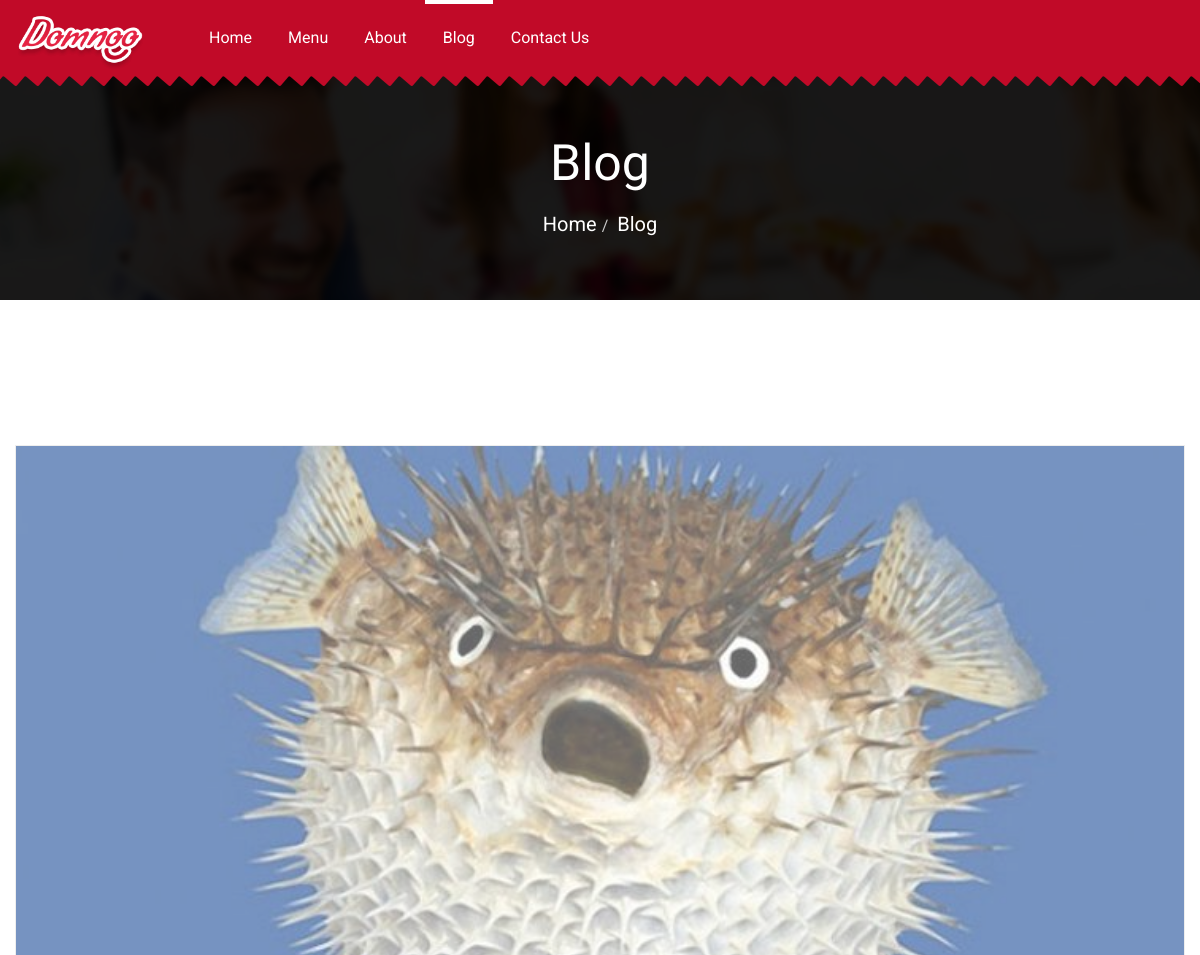
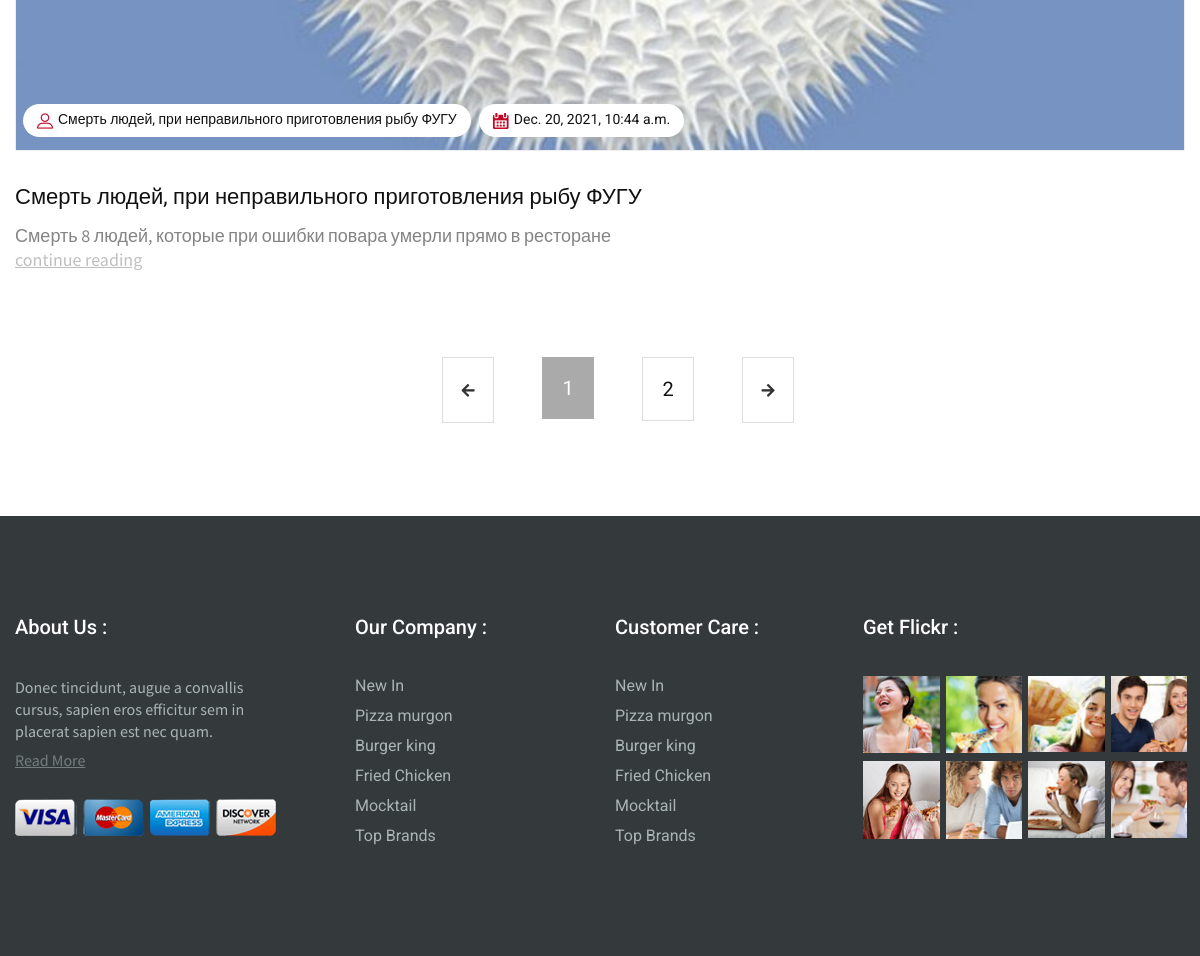
The page /blog/blog/ on the database its author committed (2 pictures, top to bottom).
### blog/models.py (models this page shows, shortened)
class Blog(models.Model):
    title = models.CharField(max_length=255)
    image = models.ImageField(blank=True, upload_to='images/')
    description = models.TextField(blank=True)
    create_at = models.DateTimeField(auto_now_add=True)
    update_at = models.DateTimeField(auto_now=True)

### blog/views.py (the view)
# urls.py: path('blog/', include('blog.urls')),
def blog(request):
    blog = Blog.objects.all()
    category = Category.objects.all()
    comment_blog = Comment_blog.objects.all()
    paginator = Paginator(blog, 1)
    page_request_var = 'page'
    page = request.GET.get(page_request_var)
    try:
        blog = paginator.page(page)
    except PageNotAnInteger:
        blog = paginator.page(1)
    except EmptyPage:
        blog = paginator.page(paginator.num_pages)
    context = {
        'blog': blog,
        'category': category,
        'comment_blog': comment_blog,
        }
    return render(request, 'blog.html', context)

### home/templates/blog.html (shortened to what this page needs)
{% load static %}
<!DOCTYPE html>
<html lang="en">
<head>
    <link rel="stylesheet" href="{% static 'css/bootstrap.min.css' %}">
    <link rel="stylesheet" href="{% static 'css/style.css' %}">
    <link rel="stylesheet" href="{% static 'css/colors.css' %}" id="ui-theme-color">
    <link rel="stylesheet" href="{% static 'css/responsive.css' %}">
</head>
<body>
    <div id="wrapper">
        <header class="new-block main-header">
			<div class="main-nav new-block">
				<div class="container-fluid">
					<div class="row">
						<div class="col-lg-12">
							<div class="logo">
								<a href="{% url 'home' %}"><img src="{% static 'images/logo.png'%}" alt="logo" class="img-responsive"></a>
							</div>
							<nav class="nav">
								<ul class="list-unstyled">
									<li class="drop"><a href="{% url 'home' %}">Home</a></li>
									<li class="drop"><a href="#">Menu</a>
									</li>
									<li><a href="{% url 'about' %}">About</a></li>
									<li class="active"><a href="{% url 'blog' %}">Blog</a></li>
									<li><a href="{% url 'contact' %}">Contact Us</a></li>
								</ul>
							</nav>
						</div>
					</div>
				</div>
			</div>
		</header>
        <section class="page-info new-block">
            <div class="fixed-bg" style="background: url('{% static 'images/info-bg.jpg'%}');"></div>
            <div class="overlay"></div>
            <div class="container">
                <h2>Blog</h2>
                <ol class="breadcrumb">
                    <li class="breadcrumb-item"><a href="{% url 'home' %}">Home</a></li>
                    <li class="breadcrumb-item active"><a href="{% url 'blog' %}">Blog</a></li>
                </ol>
            </div>
        </section>
        <section class="blog-single">
            <div class="container">
                <div class="row">
                    <div class="col-lg-12 col-md-6">
                        <div class="bg-single">
                            {% for rs in blog %}
                            <div class="bg-single-neww">
                                <div class="image-holder">
                                    <div class="holder-new">
                                        <div class="overlay"></div>
                                        <img src="{{ rs.image.url }}" alt="" class="img-responsive" width="900" height="600">
                                    </div>
                                    <ul>
                                        <li><a href="{% url 'blog_detail' rs.id %}"><i class="flaticon-profile"></i>{{ rs.title }}</a></li>
                                        <li><a href="{% url 'blog_detail' rs.id %}"><i class="flaticon-calendar"></i>{{ rs.create_at }}</a></li>
                                    </ul>
                                </div>
                                <div class="image-heading">
                                    <a href="{% url 'blog_detail' rs.id %}"><h2>{{ rs.title }}</h2></a>
                                    <p>{{ rs.description }}<a href="{% url 'blog_detail' rs.id %}"><br>continue reading</a></p>
                                </div>
                            </div>
                                {% endfor %}
                        <div class="col-lg-12 text-center">
                            <div class="blog-pagination pagination-center">
                                {% include 'paginator.html' with page=blog %}
                            </div>
                        </div>
                        </div>
                    </div>
                </div>
            </div>
        </section>
        <footer class="main-footer new-block">
            <div class="container">
                <div class="row">
                    <div class="col-lg-3 col-md-3 col-sm-12 col-xs-12">
                        <div class="footer-head">
                            <h3>About Us :</h3>
                        </div>
                        <div class="footer-content">
                            <p>Donec tincidunt, augue a convallis cursus, sapien eros efficitur sem in placerat sapien est nec quam.</p>
                            <a href="#" class="link">Read More</a>
                            <ul class="list-unstyled card-block">
                                <li><a href="#"><img src="{% static 'images/crt1.png' %}" alt=""></a></li>
                                <li><a href="#"><img src="{% static 'images/crt2.png' %}" alt=""></a></li>
                                <li><a href="#"><img src="{% static 'images/crt3.png' %}" alt=""></a></li>
                                <li><a href="#"><img src="{% static 'images/crt4.png' %}" alt=""></a></li>
                            </ul>
                        </div>
                    </div>
                    <div class="col-lg-3 col-md-3 col-sm-4 col-xs-12">
                        <div class="our-company">
                            <div class="footer-head">
                                <h3>Our Company :</h3>
                            </div>
                            <div class="footer-content">
                                <ul class="list-unstyled">
                                    <li><a href="#">New In</a></li>
                                    <li><a href="#">Pizza murgon</a></li>
                                    <li><a href="#">Burger king</a></li>
                                    <li><a href="#">Fried Chicken</a></li>
                                    <li><a href="#">Mocktail</a></li>
                                    <li><a href="#">Top Brands</a></li>
                                </ul>
                            </div>
                        </div>
                    </div>
                    <div class="col-lg-2 col-md-2 col-sm-4 col-xs-12">
                        <div class="footer-head">
                            <h3>Customer Care :</h3>
                        </div>
                        <div class="footer-content">
                            <ul class="list-unstyled">
                                <li><a href="#">New In</a></li>
                                <li><a href="#">Pizza murgon</a></li>
                                <li><a href="#">Burger king</a></li>
                                <li><a href="#">Fried Chicken</a></li>
                                <li><a href="#">Mocktail</a></li>
                                <li><a href="#">Top Brands</a></li>
                            </ul>
                        </div>
                    </div>
                    <div class="col-lg-4 col-md-4 col-sm-4 col-xs-12">
                        <div class="flickr">
                            <div class="footer-head">
                                <h3>Get Flickr :</h3>
                            </div>
                            <div class="footer-content">
                                <ul class="list-unstyled">
                                    <li><a href="#"><img src="{% static 'images/Layer-12.jpg' %}" alt="" class="img-responsive"></a></li>
                                    <li><a href="#"><img src="{% static 'images/Layer-13.jpg' %}" alt="" class="img-responsive"></a></li>
                                    <li><a href="#"><img src="{% static 'images/Layer-14.jpg' %}" alt="" class="img-responsive"></a></li>
                                    <li><a href="#"><img src="{% static 'images/Layer-15.jpg' %}" alt="" class="img-responsive"></a></li>
                                    <li><a href="#"><img src="{% static 'images/Layer-16.png' %}" alt="" class="img-responsive"></a></li>
                                    <li><a href="#"><img src="{% static 'images/Layer-17.jpg' %}" alt="" class="img-responsive"></a></li>
                                    <li><a href="#"><img src="{% static 'images/Layer-18.jpg' %}" alt="" class="img-responsive"></a></li>
                                    <li><a href="#"><img src="{% static 'images/Layer-19.jpg' %}" alt="" class="img-responsive"></a></li>
                                </ul>
                            </div>
                        </div>
                    </div>
                </div>
            </div>
        </footer>
    </div>
</body>
</html>

### home/static/css/colors.css (style rules this page uses)
.top-h, .slider1 .number-block .text-stl3, .special-offer-block .nav>li>span.active, .special-offer-block .nav>li>a:hover, .block-stl2 .text-block p span, .block-stl3 .top-h, .btn3:hover, .deal-of-day .block-stl2 .btn1.stl2:hover, .filter-tabnav ol.filter-nav li.active, .list-grid-btns .btn.active, .filter-tabnav input[type="radio"]:checked + .label-text:before, .filter-tabnav input[type="radio"]:checked + .label-text, .limited-deal .text-block-stl1 .title .top-h, .limited-deal .nav-pills>li>a span, .block-stl5 .text-block p.price span, .cart-tbl thead th, .block-stl12 ul li i, .block-stl13 .btn1:hover, .block-stl14:hover h5, .vid-block .ovl .video i:before, .bg-single .image-holder i:before, .image-hadding2 li:hover a, .comment-new i:before , .comment-new a, .about li a:hover, .leave-reply .form-group button.btn1:hover, .nws:hover>p, .image-hadding1:hover i:before, .special-offer-block .nav .filterer.active-btn span, .block-stl2 .btn1.stl2:hover, a.link:hover, .image-hadding p>a:hover, .block-stl11:hover i:before, .block-stl8:hover .txt-block i:before, .block-stl8:hover .txt-block h5, .loc-cop-sum .btn1.stl2:hover, .blog-info-nav li a i:before, .slider2 .text-block-stl1 .title .top-h, .home2 .location-block i:before, .btn1.stl2:hover, .combopack-offer .text-block-stl1 .title .top-h { color: #c10a28; }
.btn2, .main-nav, .btn1.stl2, .btn1.stl1:hover, .special-offer-block .nav>li>.tab-a:hover:before, .special-offer-block .owl-nav .owl-next:hover i:before, .special-offer-block .owl-nav .owl-prev:hover i:before, .special-offer-block .nav>li>span.active:before, .btn3, .deal-of-day .owl-nav .owl-next:hover, .deal-of-day .owl-nav .owl-prev:hover, .btn4:hover, .copy-right, .filter-tabnav .button-group li span:before, .btn1.stl3:hover, .block-stl10 .btn5:hover, .block-stl11 i:before, .block-stl14 .img-holder .overlay:before, .great-thankful .img-holder:hover:before, .tags li a:hover, .special-offer-block .nav .filterer.active-btn span:before, .special-offer-block .nav .filterer span:before, .deal-of-day .dsCountDown.ds-white, .dsCountDown .ds-element-days, .dsCountDown .ds-element-minutes, .dsCountDown .ds-element-hours, .dsCountDown .ds-element-seconds, .block-stl11:hover, .item-slider2 .owl-nav .owl-prev:hover, .item-slider2 .owl-nav .owl-next:hover, .review_slider .owl-nav .owl-next:hover, .review_slider .owl-nav .owl-prev:hover, .history_slider .owl-nav .owl-next, .history_slider .owl-nav .owl-prev, .history_slider .owl-nav .owl-next:hover,.history_slider .owl-nav .owl-prev:hover, .home2 .nav-right-block ul li .cart-block, .this-month-blog .owl-nav .owl-next:hover, .this-month-blog .owl-nav .owl-prev:hover, .block-stl4 i:before, .fl-btn:before, .pegination-block .pagination>li>a:hover, .home2.main-nav .nav ul li.active:before, .home2.main-nav .nav ul li:before, .bg-single .image-holder li:hover a, .blog-pagination .pagination li a:hover, .blog-info-nav li a:hover, .slick_next.slick-arrow:hover, .slick_prev.slick-arrow:hover, .fastive-season .owl-nav .owl-next:hover, .fastive-season .owl-nav .owl-prev:hover, .main-nav .nav ul li.drop>.drop-down>li>a:hover, .theme-menu button.btn, .theme-menu button.btn:active, .go-to-top { background: #c10a28; }
.main-nav:before { background: url(../images/brd.png); }

### home/static/css/responsive.css (style rules this page uses)
@media (max-width: 1800px) { .main-nav .logo { padding: 25px 0 0 0px; width: 13.2%; } }
@media (max-width: 1800px) { .main-nav .nav { width: 63.3%; } }
@media (max-width: 1800px) { .main-nav .nav ul li a { padding: 50px 18px; } }
@media (max-width: 1800px) { .main-nav:before { width: calc(100% - 10.1%); width: -webkit-calc(100% - 10.1%); width: -moz-calc(100% - 10.1%); } }
@media (max-width: 1600px) { .main-footer { padding: 100px 0 100px; } }
@media (max-width: 1600px) { .main-nav .nav ul li a { padding: 50px 16px; } }
@media (max-width: 1500px) { .main-nav .nav { width: 76.6%; } }
@media (max-width: 1500px) { .main-nav:before { width: calc(100%); width: -webkit-calc(100%); width: -moz-calc(100%); } }
@media (max-width: 1500px) { .main-nav .logo { width: 11.2%; padding: 35px 0 0 0px; } }
@media (max-width: 1200px) { .main-nav .nav { width: auto; padding: 0 0 0 45px; } }
@media (max-width: 1200px) { .main-nav .nav ul li a { font-size: 16px; padding: 30px 18px; } }
@media (max-width: 1200px) { .main-nav .logo { padding: 15px 0 0 0px; } }
@media (max-width: 1200px) { .main-nav:before { width: calc(100% - 0px); width: -webkit-calc(100% - 0px); width: -moz-calc(100% - 0px); } }

### rows shown on the page
Blog: image (picture), title "Смерть людей, при неправильного приготовления рыбу ФУГУ", create_at "Dec. 20, 2021, 10:44 a.m.", description "Смерть 8 людей, которые при ошибки повара умерли прямо в ресторане"

### other values the page prints
{{ i }} "1"
{{ i }} "2"
